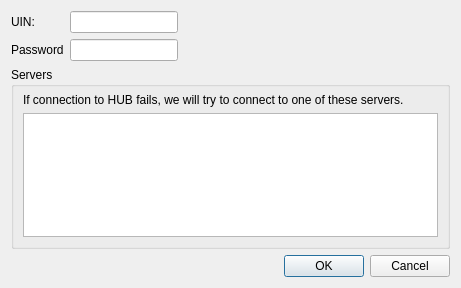
<?xml version="1.0" encoding="UTF-8"?>
<ui version="4.0">
 <class>KittySDK::GGEditWindow</class>
 <widget class="QWidget" name="KittySDK::GGEditWindow">
  <property name="geometry">
   <rect>
    <x>0</x>
    <y>0</y>
    <width>461</width>
    <height>288</height>
   </rect>
  </property>
  <property name="windowTitle">
   <string>Form</string>
  </property>
  <layout class="QFormLayout" name="formLayout">
   <property name="fieldGrowthPolicy">
    <enum>QFormLayout::FieldsStayAtSizeHint</enum>
   </property>
   <item row="0" column="0">
    <widget class="QLabel" name="uinLabel">
     <property name="text">
      <string>UIN:</string>
     </property>
    </widget>
   </item>
   <item row="0" column="1">
    <widget class="QLineEdit" name="uinLineEdit"/>
   </item>
   <item row="1" column="0">
    <widget class="QLabel" name="passwordLabel">
     <property name="text">
      <string>Password</string>
     </property>
    </widget>
   </item>
   <item row="1" column="1">
    <widget class="QLineEdit" name="passwordLineEdit"/>
   </item>
   <item row="2" column="0" colspan="2">
    <widget class="QGroupBox" name="ServersGroupBox">
     <property name="title">
      <string>Servers</string>
     </property>
     <layout class="QGridLayout" name="gridLayout">
      <property name="topMargin">
       <number>6</number>
      </property>
      <item row="0" column="0">
       <widget class="QLabel" name="serversLabel">
        <property name="text">
         <string>If connection to HUB fails, we will try to connect to one of these servers.</string>
        </property>
        <property name="wordWrap">
         <bool>true</bool>
        </property>
       </widget>
      </item>
      <item row="1" column="0">
       <widget class="QPlainTextEdit" name="serversTextEdit"/>
      </item>
     </layout>
    </widget>
   </item>
   <item row="3" column="0" colspan="2">
    <widget class="QDialogButtonBox" name="buttonBox">
     <property name="standardButtons">
      <set>QDialogButtonBox::Cancel|QDialogButtonBox::Ok</set>
     </property>
    </widget>
   </item>
  </layout>
 </widget>
 <resources/>
 <connections/>
</ui>
